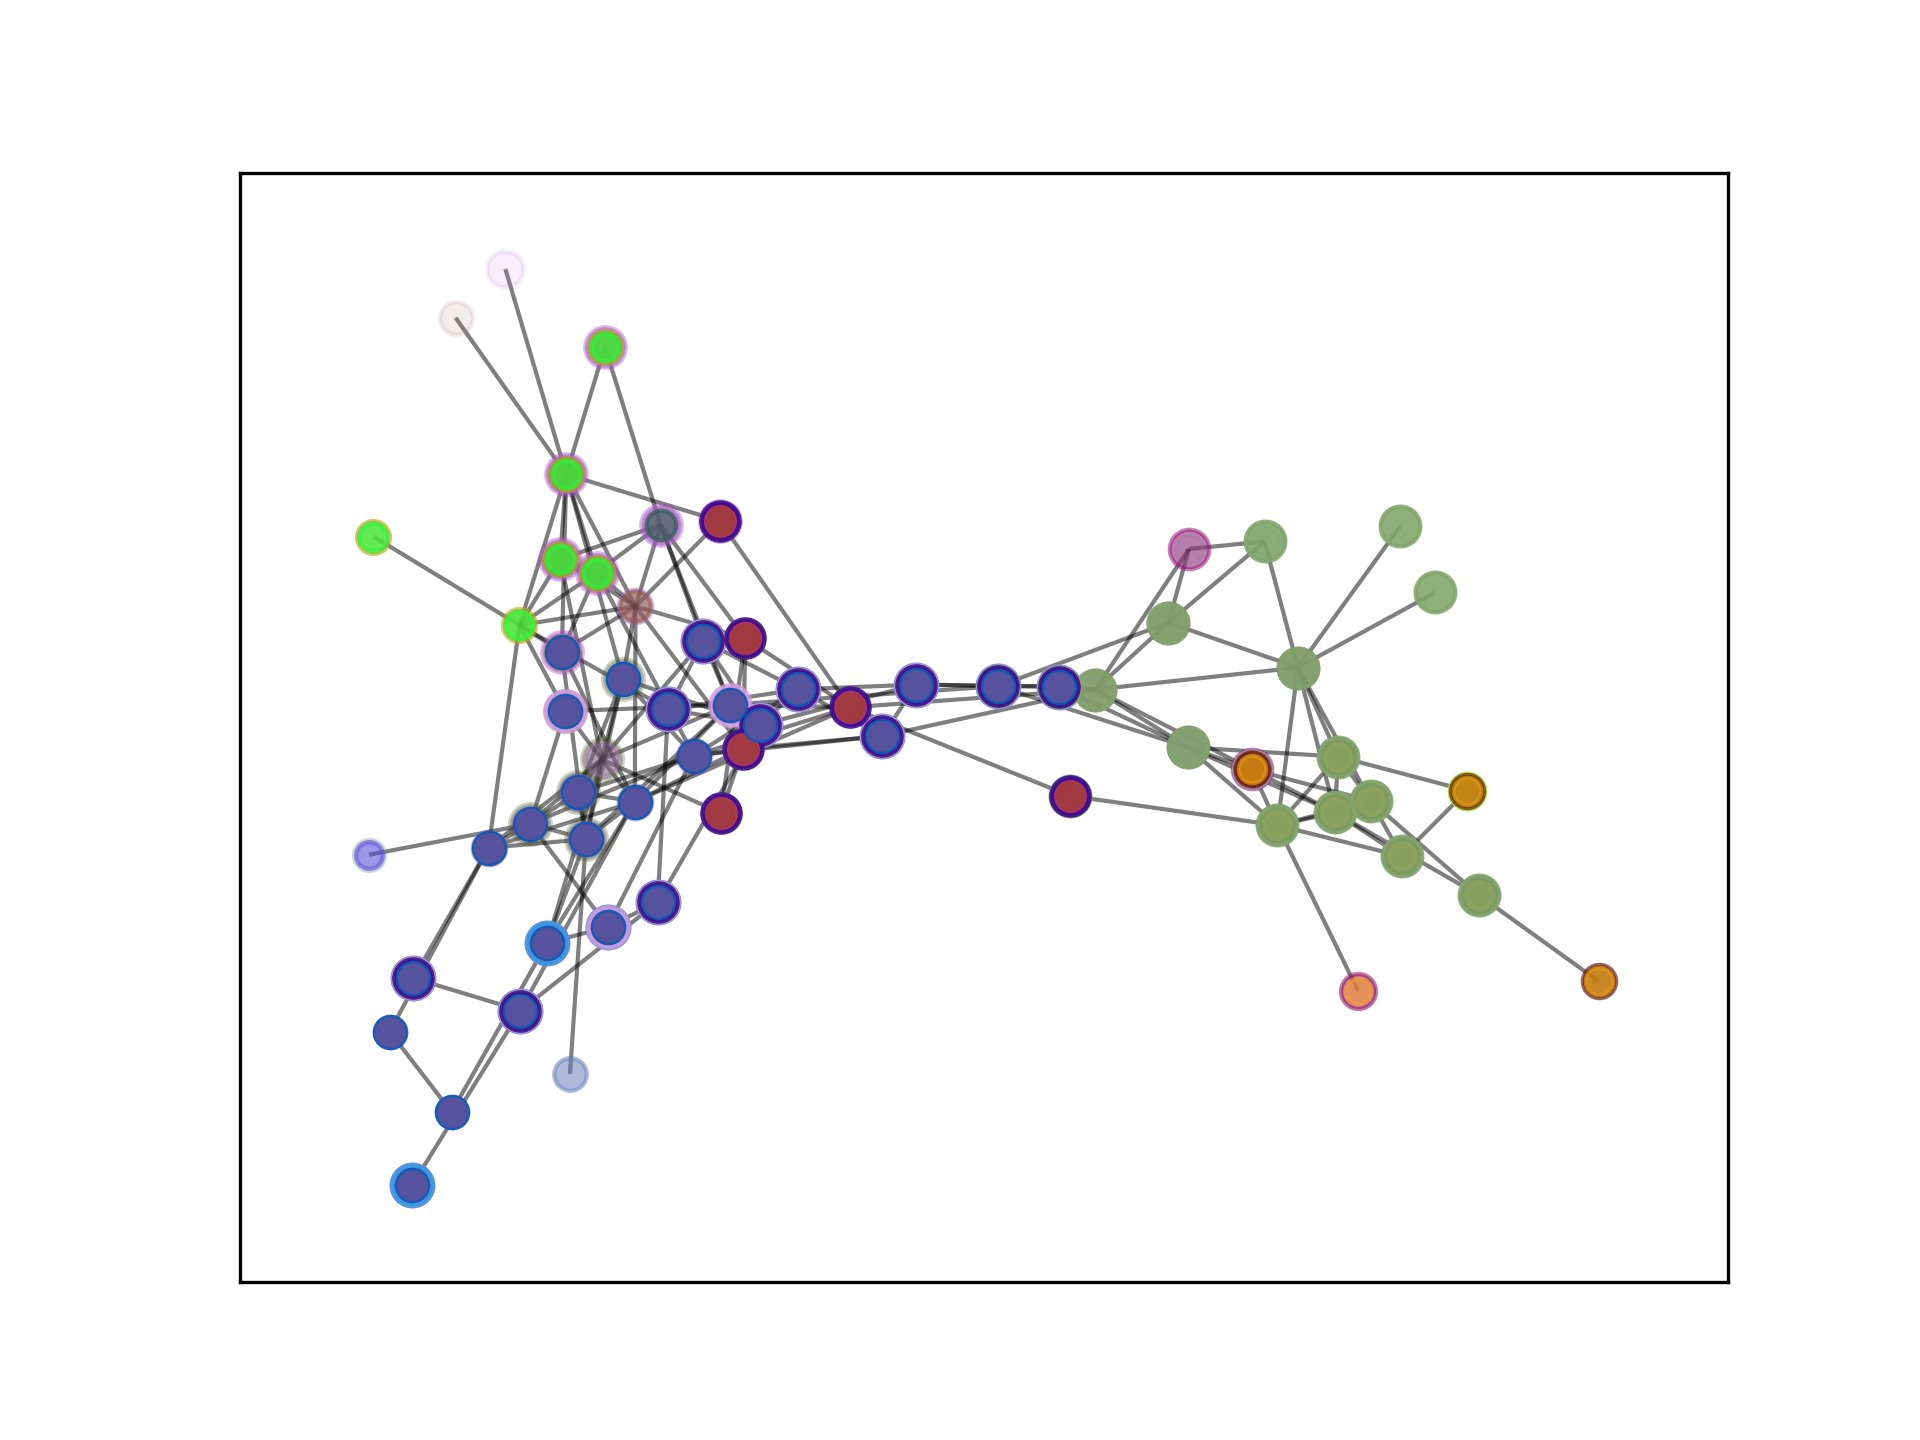

Here is the Python script that generated this plot:
import networkx as nx 
import numpy as np 
import matplotlib.pyplot as plt 
import random
from clustering import entropy_based_clustering

def random_color(seed=None):
    if seed is not None:
        random.seed(seed)
    r = random.randint(10, 255)
    g = random.randint(10, 255)
    b = random.randint(10, 255)
    return f'#{r:02X}{g:02X}{b:02X}'

if __name__ == "__main__":
    # ハンドウイルカのソーシャルネットワークをベンチマークとして採用。
    # グラフデータはhttps://networkrepository.com/soc-dolphins.phpからDLできる。
    # 同ディレクトリに"soc-dolphins.mtx"がある状態を前提とする。
    file_path = "soc-dolphins.mtx"
    g = nx.read_adjlist(file_path, comments="%")
    
    # 自己ループを削除
    g.remove_edges_from(nx.selfloop_edges(g)) 
    
    # ノードラベルを整数型に変換
    if not isinstance(list(g.nodes)[0], int):
        g = nx.convert_node_labels_to_integers(g)
    
    # クラスタリング
    # clustering_cutoff_sizeで指定した数より多いノードを含むクラスタのみを返す
    # GE_thresholdで指定した値よりも、グラフエントロピーの変化が小さくなったらそのクラスタ構造を確定させる
    clusters = entropy_based_clustering(g, cluster_cutoff_size=2, GE_threshold=0)
    num_clusters = len(clusters)
    
    # クラスタリングから弾かれたノードを調査
    validation_clst = set()
    for clst in clusters:
        idx, cluster = clst
        validation_clst |= cluster    
    outlanders = set(g.nodes()) - validation_clst
    
    #1つ以上のクラスタに入っていないノードがある場合、これを表示する
    if outlanders:
        print(f"outlanders:{outlanders}")
    
    fig = plt.figure(dpi = 300)
    ax = fig.add_subplot()
    pos = nx.nx_agraph.graphviz_layout(g, prog = "sfdp")
    nx.draw_networkx_edges(g, pos=pos, ax = ax, label = None, alpha = .5, width = 1)
    
    # 大規模なクラスタを最後に（一番上に）描画するようにクラスタサイズで並び替えてから描画処理
    cc = set()
    max_node_size, min_node_size = 100, 10
    node_size_step = (max_node_size - min_node_size)/(len(clusters))
    for i, clust in enumerate(sorted(clusters, key = lambda x:len(x[1]), reverse=False)):
        idx, cluster = clust
        
        # 色被りを避けるためにwhileでループを回している
        cluster_color = random_color(idx)
        while cluster_color in cc:
            cluster_color = random_color(idx+random.randint(0, idx))
        nx.draw_networkx_nodes(
            g, pos, ax = ax,
            nodelist=list(cluster),
            node_color = cluster_color,
            node_size = max_node_size-idx,  #大規模クラスタの方が小さく、手前側に描画
            alpha = i/len(clusters),        #小規模なクラスタを透過度高めで描画
            label=f"{i}",
            )
        cc |= {cluster_color}
        
    # クラスタに属さないノードがあった場合、黒色で描画
    if outlanders:
        nx.draw_networkx_nodes(g, pos, outlanders, node_color=r"#000000", node_size = 15)
    
    # test.pngに画像を保存する。
    fig.savefig("./test.png")